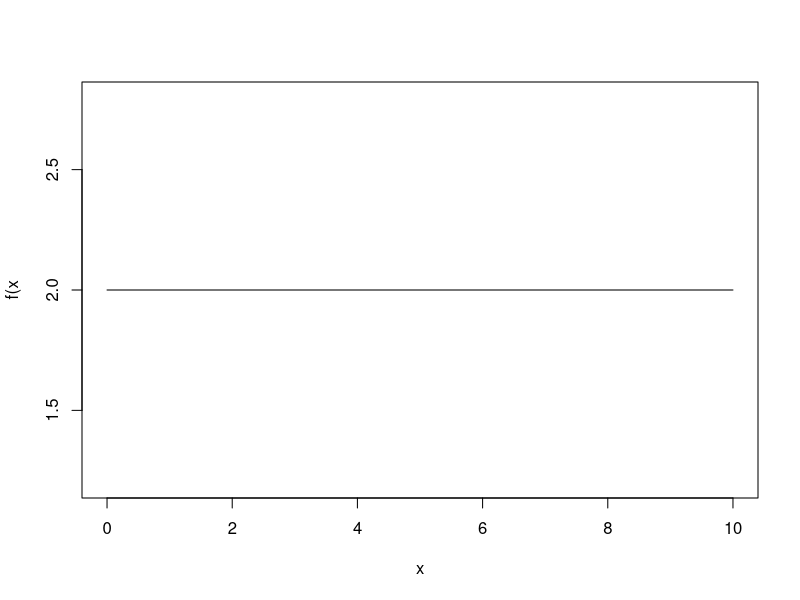
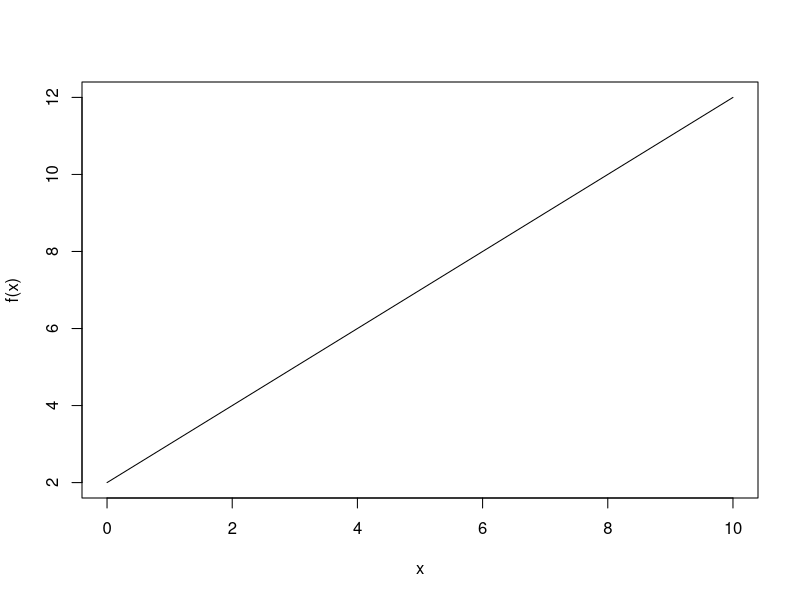
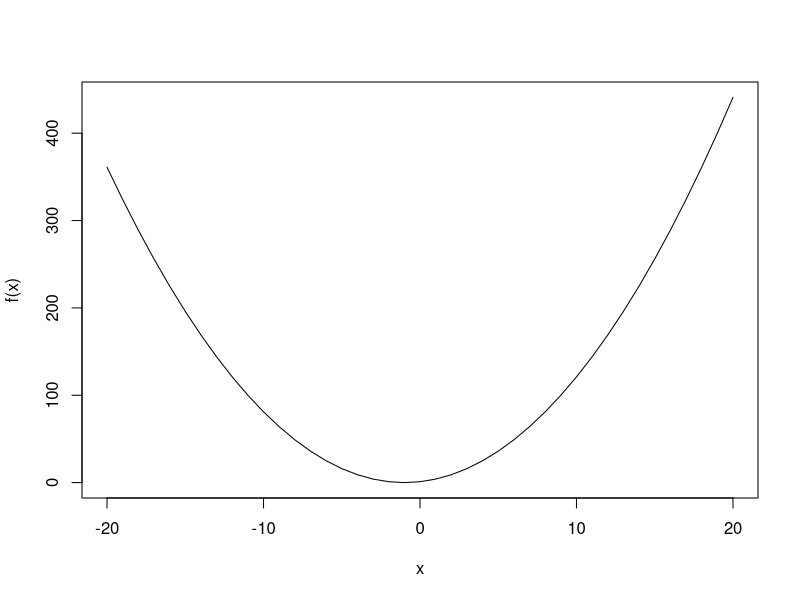
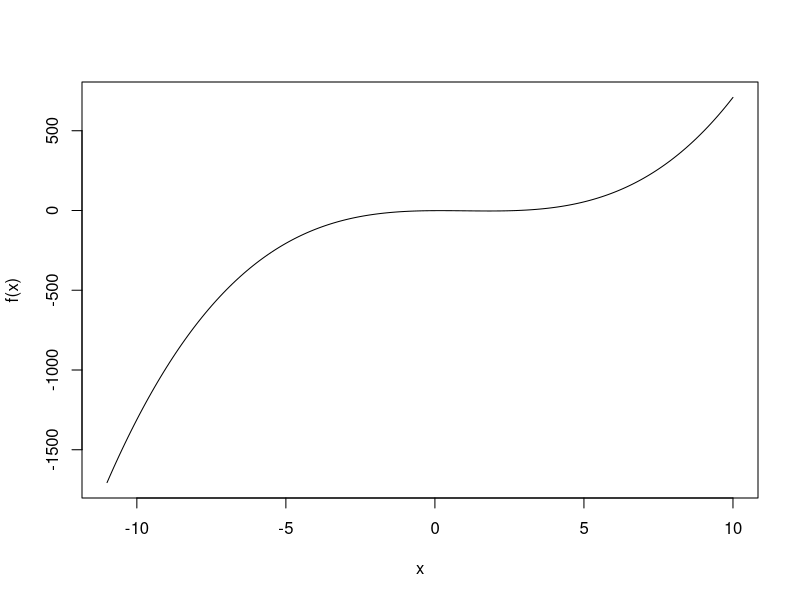
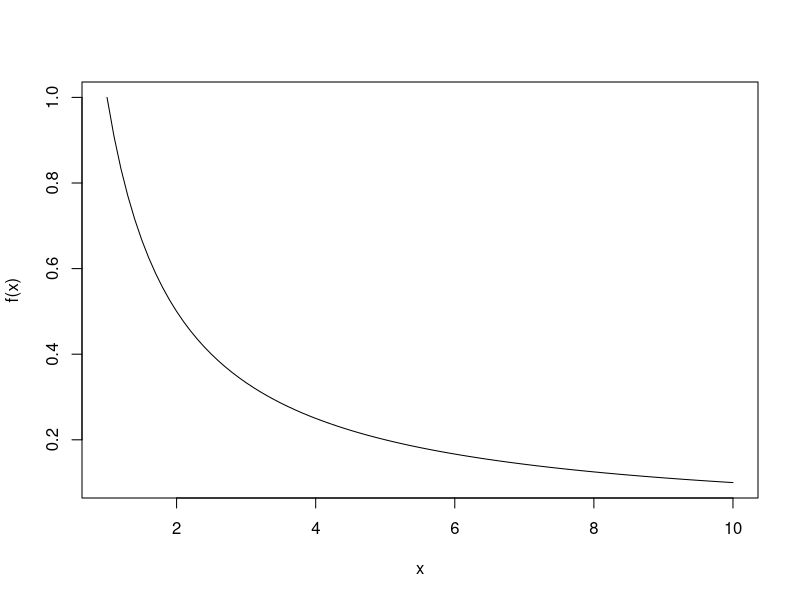

The R source for these figures, in order:
#constant function
f<- function(x){
  #suppose c=2
  fx <- 2
  return(fx)
}

input <-- 0:10
plot(input,
     sapply(input,f),
     type ="l",
     xlab = "x",
     ylab = "f(x")


#linear function
f <- function (x){
  #suppose c=2
  fx<- 1*x +2
  return (fx)
  }
 
input <-- 0:10
plot(input,
sapply(input,f),
type="l",
xlab = "x",
ylab = "f(x)" )

#quadratic function
#f(x) = ax^2 +bx +c
f <- function(x){
  fx<- 1*x^2 + 2*x + 1
  return(fx)
}

input <-- 20:20
plot (input,
      sapply(input, f),
      type="l",
      xlab = "x",
      ylab = "f(x)")

#polynomial function
#f(x) = anx^n +a(n-1)x^(n-1) +a1x +a0
f <- function(x){
  fx<- x^3 - 3*x^2 + x -1
  return(fx)
}

input <-- seq(-10,11,0.1)
plot (input,
      sapply(input, f),
      type="l",
      xlab = "x",
      ylab = "f(x)")

#rational function
#f(x) =p(x)/q(x), p and q are polynom function

f <- function(x){
  fx<- 1/x
  return(fx)
}

input <- seq(1,10,0.1)
plot(input,
     sapply(input, f),
     type="l",
     xlab = "x",
     ylab = "f(x)")